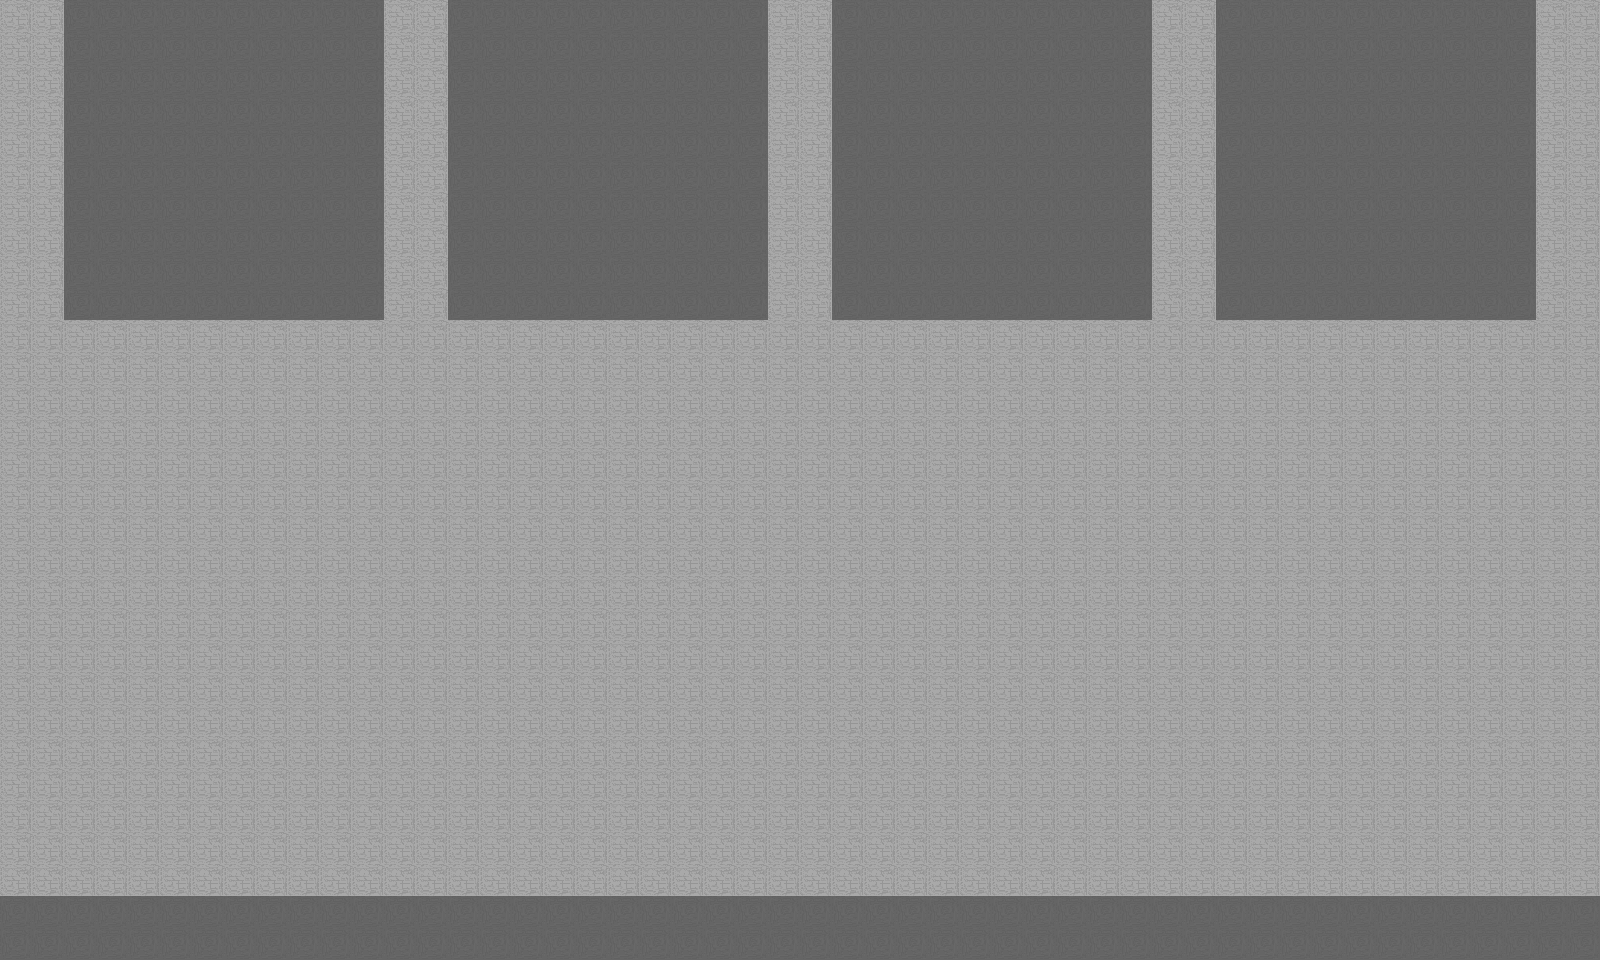

A level layout from a 2D game, rendered from its tile map. Below: a short description, then the map file with its tile-grid data intact:
An orthogonal 50x30 tile map with 32x32 px tiles, 2 tile layers (tiles_1, tiles_2), 2 tilesets and 4 objects (3x enemy_1, object).

<map version="1.0" orientation="orthogonal" renderorder="right-down" width="50" height="30" tilewidth="32" tileheight="32" nextobjectid="29">
 <tileset firstgid="1" name="tileset" tilewidth="32" tileheight="32" tilecount="12" columns="4">
  <image source="tileset.png" trans="000000" width="128" height="96" />
 </tileset>
 <tileset firstgid="13" name="objects" tilewidth="32" tileheight="32" tilecount="12" columns="4">
  <image source="objects.png" trans="000000" width="128" height="96" />
 </tileset>
 <layer name="tiles_1" width="50" height="30">
  <data encoding="csv">
0,0,0,0,0,0,0,0,0,0,0,0,0,0,0,0,0,0,0,0,0,0,0,0,0,0,0,0,0,0,0,0,0,0,0,0,0,0,0,0,0,0,0,0,0,0,0,0,0,0,
0,0,0,0,0,0,0,0,0,0,0,0,0,0,0,0,0,0,0,0,0,0,0,0,0,0,0,0,0,0,0,0,0,0,0,0,0,0,0,0,0,0,0,0,0,0,0,0,0,0,
0,0,0,0,0,0,0,0,0,0,0,0,0,0,0,0,0,0,0,0,0,0,0,0,0,0,0,0,0,0,0,0,0,0,0,0,0,0,0,0,0,0,0,0,0,0,0,0,0,0,
0,0,0,0,0,0,0,0,0,0,0,0,0,0,0,0,0,0,0,0,0,0,0,0,0,0,0,0,0,0,0,0,0,0,0,0,0,0,0,0,0,0,0,0,0,0,0,0,0,0,
0,0,0,0,0,0,0,0,0,0,0,0,0,0,0,0,0,0,0,0,0,0,0,0,0,0,0,0,0,0,0,0,0,0,0,0,0,0,0,0,0,0,0,0,0,0,0,0,0,0,
0,0,0,0,0,0,0,0,0,0,0,0,0,0,0,0,0,0,0,0,0,0,0,0,0,0,0,0,0,0,0,0,0,0,0,0,0,0,0,0,0,0,0,0,0,0,0,0,0,0,
0,0,0,0,0,0,0,0,0,0,0,0,0,0,0,0,0,0,0,0,0,0,0,0,0,0,0,0,0,0,0,0,0,0,0,0,0,0,0,0,0,0,0,0,0,0,0,0,0,0,
0,0,0,0,0,0,0,0,0,0,0,0,0,0,0,0,0,0,0,0,0,0,0,0,0,0,0,0,0,0,0,0,0,0,0,0,0,0,0,0,0,0,0,0,0,0,0,0,0,0,
0,0,0,0,0,0,0,0,0,0,0,0,0,0,0,0,0,0,0,0,0,0,0,0,0,0,0,0,0,0,0,0,0,0,0,0,0,0,0,0,0,0,0,0,0,0,0,0,0,0,
0,0,0,0,0,0,0,0,0,0,0,0,0,0,0,0,0,0,0,0,0,0,0,0,0,0,0,0,0,0,0,0,0,0,0,0,0,0,0,0,0,0,0,0,0,0,0,0,0,0,
0,0,0,0,0,0,0,0,0,0,0,0,0,0,0,0,0,0,0,0,0,0,0,0,0,0,0,0,0,0,0,0,0,0,0,0,0,0,0,0,0,0,0,0,0,0,0,0,0,0,
0,0,0,0,0,0,0,0,0,0,0,0,0,0,0,0,0,0,0,0,0,0,0,0,0,0,0,0,0,0,0,0,0,0,0,0,0,0,0,0,0,0,0,0,0,0,0,0,0,0,
0,0,0,0,0,0,0,0,0,0,0,0,0,0,0,0,0,0,0,0,0,0,0,0,0,0,0,0,0,0,0,0,0,0,0,0,0,0,0,0,0,0,0,0,0,0,0,0,0,0,
0,0,0,0,0,0,0,0,0,0,0,0,0,0,0,0,0,0,0,0,0,0,0,0,0,0,0,0,0,0,0,0,0,0,0,0,0,0,0,0,0,0,0,0,0,0,0,0,0,0,
0,0,0,0,0,0,0,0,0,0,0,0,0,0,0,0,0,0,0,0,0,0,0,0,0,0,0,0,0,0,0,0,0,0,0,0,0,0,0,0,0,0,0,0,0,0,0,0,0,0,
0,0,0,0,0,0,0,0,0,0,0,0,0,0,0,0,0,0,0,0,0,0,0,0,0,0,0,0,0,0,0,0,0,0,0,0,0,0,0,0,0,0,0,0,0,0,0,0,0,0,
0,0,0,0,0,0,0,0,0,0,0,0,0,0,0,0,0,0,0,0,0,0,0,0,0,0,0,0,0,0,0,0,0,0,0,0,0,0,0,0,0,0,0,0,0,0,0,0,0,0,
0,0,0,0,0,0,0,0,0,0,0,0,0,0,0,0,0,0,0,0,0,0,0,0,0,0,0,0,0,0,0,0,0,0,0,0,0,0,0,0,0,0,0,0,0,0,0,0,0,0,
0,0,0,0,0,0,0,0,0,0,0,0,0,0,0,0,0,0,0,0,0,0,0,0,0,0,0,0,0,0,0,0,0,0,0,0,0,0,0,0,0,0,0,0,0,0,0,0,0,0,
0,0,0,0,0,0,0,0,0,0,0,0,0,0,0,0,0,0,0,0,0,0,0,0,0,0,0,0,0,0,0,0,0,0,0,0,0,0,0,0,0,0,0,0,0,0,0,0,0,0,
0,0,0,0,0,0,0,0,0,0,0,0,0,0,0,0,0,0,0,0,0,0,0,0,0,0,0,0,0,0,0,0,0,0,0,0,0,0,0,0,0,0,0,0,0,0,0,0,0,0,
0,0,0,0,0,0,0,0,0,0,0,0,0,0,0,0,0,0,0,0,0,0,0,0,0,0,0,0,0,0,0,0,0,0,0,0,0,0,0,0,0,0,0,0,0,0,0,0,0,0,
0,0,0,0,0,0,0,0,0,0,0,0,0,0,0,0,0,0,0,0,0,0,0,0,0,0,0,0,0,0,0,0,0,0,0,0,0,0,0,0,0,0,0,0,0,0,0,0,0,0,
0,0,0,0,0,0,0,0,0,0,0,0,0,0,0,0,0,0,0,0,0,0,0,0,0,0,0,0,0,0,0,0,0,0,0,0,0,0,0,0,0,0,0,0,0,0,0,0,0,0,
0,0,0,0,0,0,0,0,0,0,0,0,0,0,0,0,0,0,0,0,0,0,0,0,0,0,0,0,0,0,0,0,0,0,0,0,0,0,0,0,0,0,0,0,0,0,0,0,0,0,
0,0,0,0,0,0,0,0,0,0,0,0,0,0,0,0,0,0,0,0,0,0,0,0,0,0,0,0,0,0,0,0,0,0,0,0,0,0,0,0,0,0,0,0,0,0,0,0,0,0,
0,0,0,0,0,0,0,0,0,0,0,0,0,0,0,0,0,0,0,0,0,0,0,0,0,0,0,0,0,0,0,0,0,0,0,0,0,0,0,0,0,0,0,0,0,0,0,0,0,0,
0,0,0,0,0,0,0,0,0,0,0,0,0,0,0,0,0,0,0,0,0,0,0,0,0,0,0,0,0,0,0,0,0,0,0,0,0,0,0,0,0,0,0,0,0,0,0,0,0,0,
1,1,1,1,1,1,1,1,1,1,1,1,1,1,1,1,1,1,1,1,1,1,1,1,1,1,1,1,1,1,1,1,1,1,1,1,1,1,1,1,1,1,1,1,1,1,1,1,1,1,
0,0,0,0,0,0,0,0,0,0,0,0,0,0,0,0,0,0,0,0,0,0,0,0,0,0,0,0,0,0,0,0,0,0,0,0,0,0,0,0,0,0,0,0,0,0,0,0,0,0
</data>
 </layer>
 <layer name="tiles_2" width="50" height="30">
  <data encoding="csv">
6,6,3,3,3,3,3,3,3,3,3,3,6,6,3,3,3,3,3,3,3,3,3,3,6,6,3,3,3,3,3,3,3,3,3,3,6,6,3,3,3,3,3,3,3,3,3,3,6,6,
6,6,3,3,3,3,3,3,3,3,3,3,6,6,3,3,3,3,3,3,3,3,3,3,6,6,3,3,3,3,3,3,3,3,3,3,6,6,3,3,3,3,3,3,3,3,3,3,6,6,
6,6,3,3,3,3,3,3,3,3,3,3,6,6,3,3,3,3,3,3,3,3,3,3,6,6,3,3,3,3,3,3,3,3,3,3,6,6,3,3,3,3,3,3,3,3,3,3,6,6,
6,6,3,3,3,3,3,3,3,3,3,3,6,6,3,3,3,3,3,3,3,3,3,3,6,6,3,3,3,3,3,3,3,3,3,3,6,6,3,3,3,3,3,3,3,3,3,3,6,6,
6,6,3,3,3,3,3,3,3,3,3,3,6,6,3,3,3,3,3,3,3,3,3,3,6,6,3,3,3,3,3,3,3,3,3,3,6,6,3,3,3,3,3,3,3,3,3,3,6,6,
6,6,3,3,3,3,3,3,3,3,3,3,6,6,3,3,3,3,3,3,3,3,3,3,6,6,3,3,3,3,3,3,3,3,3,3,6,6,3,3,3,3,3,3,3,3,3,3,6,6,
6,6,3,3,3,3,3,3,3,3,3,3,6,6,3,3,3,3,3,3,3,3,3,3,6,6,3,3,3,3,3,3,3,3,3,3,6,6,3,3,3,3,3,3,3,3,3,3,6,6,
6,6,3,3,3,3,3,3,3,3,3,3,6,6,3,3,3,3,3,3,3,3,3,3,6,6,3,3,3,3,3,3,3,3,3,3,6,6,3,3,3,3,3,3,3,3,3,3,6,6,
6,6,3,3,3,3,3,3,3,3,3,3,6,6,3,3,3,3,3,3,3,3,3,3,6,6,3,3,3,3,3,3,3,3,3,3,6,6,3,3,3,3,3,3,3,3,3,3,6,6,
6,6,3,3,3,3,3,3,3,3,3,3,6,6,3,3,3,3,3,3,3,3,3,3,6,6,3,3,3,3,3,3,3,3,3,3,6,6,3,3,3,3,3,3,3,3,3,3,6,6,
6,6,6,6,6,6,6,6,6,6,6,6,6,6,6,6,6,6,6,6,6,6,6,6,6,6,6,6,6,6,6,6,6,6,6,6,6,6,6,6,6,6,6,6,6,6,6,6,6,6,
6,6,6,6,6,6,6,6,6,6,6,6,6,6,6,6,6,6,6,6,6,6,6,6,6,6,6,6,6,6,6,6,6,6,6,6,6,6,6,6,6,6,6,6,6,6,6,6,6,6,
6,6,6,6,6,6,6,6,6,6,6,6,6,6,6,6,6,6,6,6,6,6,6,6,6,6,6,6,6,6,6,6,6,6,6,6,6,6,6,6,6,6,6,6,6,6,6,6,6,6,
6,6,6,6,6,6,6,6,6,6,6,6,6,6,6,6,6,6,6,6,6,6,6,6,6,6,6,6,6,6,6,6,6,6,6,6,6,6,6,6,6,6,6,6,6,6,6,6,6,6,
6,6,6,6,6,6,6,6,6,6,6,6,6,6,6,6,6,6,6,6,6,6,6,6,6,6,6,6,6,6,6,6,6,6,6,6,6,6,6,6,6,6,6,6,6,6,6,6,6,6,
6,6,6,6,6,6,6,6,6,6,6,6,6,6,6,6,6,6,6,6,6,6,6,6,6,6,6,6,6,6,6,6,6,6,6,6,6,6,6,6,6,6,6,6,6,6,6,6,6,6,
6,6,6,6,6,6,6,6,6,6,6,6,6,6,6,6,6,6,6,6,6,6,6,6,6,6,6,6,6,6,6,6,6,6,6,6,6,6,6,6,6,6,6,6,6,6,6,6,6,6,
6,6,6,6,6,6,6,6,6,6,6,6,6,6,6,6,6,6,6,6,6,6,6,6,6,6,6,6,6,6,6,6,6,6,6,6,6,6,6,6,6,6,6,6,6,6,6,6,6,6,
6,6,6,6,6,6,6,6,6,6,6,6,6,6,6,6,6,6,6,6,6,6,6,6,6,6,6,6,6,6,6,6,6,6,6,6,6,6,6,6,6,6,6,6,6,6,6,6,6,6,
6,6,6,6,6,6,6,6,6,6,6,6,6,6,6,6,6,6,6,6,6,6,6,6,6,6,6,6,6,6,6,6,6,6,6,6,6,6,6,6,6,6,6,6,6,6,6,6,6,6,
6,6,6,6,6,6,6,6,6,6,6,6,6,6,6,6,6,6,6,6,6,6,6,6,6,6,6,6,6,6,6,6,6,6,6,6,6,6,6,6,6,6,6,6,6,6,6,6,6,6,
6,6,6,6,6,6,6,6,6,6,6,6,6,6,6,6,6,6,6,6,6,6,6,6,6,6,6,6,6,6,6,6,6,6,6,6,6,6,6,6,6,6,6,6,6,6,6,6,6,6,
6,6,6,6,6,6,6,6,6,6,6,6,6,6,6,6,6,6,6,6,6,6,6,6,6,6,6,6,6,6,6,6,6,6,6,6,6,6,6,6,6,6,6,6,6,6,6,6,6,6,
6,6,6,6,6,6,6,6,6,6,6,6,6,6,6,6,6,6,6,6,6,6,6,6,6,6,6,6,6,6,6,6,6,6,6,6,6,6,6,6,6,6,6,6,6,6,6,6,6,6,
6,6,6,6,6,6,6,6,6,6,6,6,6,6,6,6,6,6,6,6,6,6,6,6,6,6,6,6,6,6,6,6,6,6,6,6,6,6,6,6,6,6,6,6,6,6,6,6,6,6,
6,6,6,6,6,6,6,6,6,6,6,6,6,6,6,6,6,6,6,6,6,6,6,6,6,6,6,6,6,6,6,6,6,6,6,6,6,6,6,6,6,6,6,6,6,6,6,6,6,6,
6,6,6,6,6,6,6,6,6,6,6,6,6,6,6,6,6,6,6,6,6,6,6,6,6,6,6,6,6,6,6,6,6,6,6,6,6,6,6,6,6,6,6,6,6,6,6,6,6,6,
6,6,6,6,6,6,6,6,6,6,6,6,6,6,6,6,6,6,6,6,6,6,6,6,6,6,6,6,6,6,6,6,6,6,6,6,6,6,6,6,6,6,6,6,6,6,6,6,6,6,
3,3,3,3,3,3,3,3,3,3,3,3,3,3,3,3,3,3,3,3,3,3,3,3,3,3,3,3,3,3,3,3,3,3,3,3,3,3,3,3,3,3,3,3,3,3,3,3,3,3,
3,3,3,3,3,3,3,3,3,3,3,3,3,3,3,3,3,3,3,3,3,3,3,3,3,3,3,3,3,3,3,3,3,3,3,3,3,3,3,3,3,3,3,3,3,3,3,3,3,3
</data>
 </layer>
 <objectgroup name="stickmans">
  <object id="18" name="enemy_1" type="enemy_1" gid="14" x="405.333" y="810.667" width="32" height="32" />
  <object id="24" name="enemy_1" type="enemy_1" gid="14" x="278.667" y="813.333" width="32" height="32" />
  <object id="25" name="enemy_1" type="enemy_1" gid="14" x="170.667" y="806.667" width="32" height="32" />
 </objectgroup>
 <objectgroup name="objects">
  <object id="28" name="spawn_point" type="object" gid="13" x="1236" y="958.667" width="32" height="32" />
 </objectgroup>
</map>